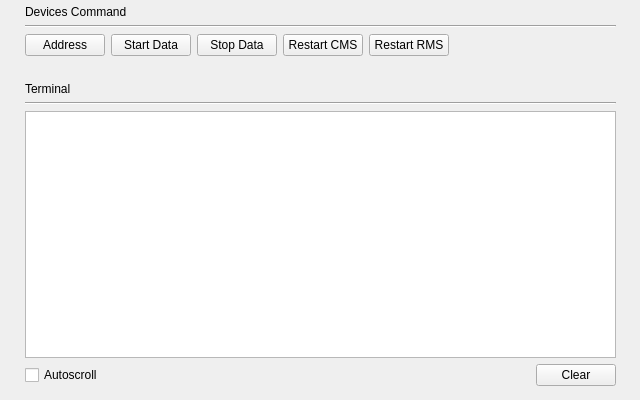
<?xml version="1.0" encoding="UTF-8"?>
<ui version="4.0">
 <class>RwDevice</class>
 <widget class="QWidget" name="RwDevice">
  <property name="windowModality">
   <enum>Qt::NonModal</enum>
  </property>
  <property name="geometry">
   <rect>
    <x>0</x>
    <y>0</y>
    <width>640</width>
    <height>400</height>
   </rect>
  </property>
  <property name="minimumSize">
   <size>
    <width>640</width>
    <height>400</height>
   </size>
  </property>
  <property name="maximumSize">
   <size>
    <width>640</width>
    <height>400</height>
   </size>
  </property>
  <property name="windowTitle">
   <string>Serial Monitor</string>
  </property>
  <property name="windowIcon">
   <iconset>
    <normaloff>resources/icons/terminal.png</normaloff>resources/icons/terminal.png</iconset>
  </property>
  <widget class="QWidget" name="gridLayoutWidget">
   <property name="geometry">
    <rect>
     <x>20</x>
     <y>0</y>
     <width>601</width>
     <height>391</height>
    </rect>
   </property>
   <layout class="QGridLayout" name="gridLayout">
    <property name="leftMargin">
     <number>5</number>
    </property>
    <property name="topMargin">
     <number>5</number>
    </property>
    <property name="rightMargin">
     <number>5</number>
    </property>
    <property name="bottomMargin">
     <number>5</number>
    </property>
    <item row="4" column="0">
     <widget class="QLabel" name="label_2">
      <property name="text">
       <string>Terminal</string>
      </property>
     </widget>
    </item>
    <item row="1" column="0">
     <widget class="Line" name="line">
      <property name="orientation">
       <enum>Qt::Horizontal</enum>
      </property>
     </widget>
    </item>
    <item row="6" column="0">
     <widget class="QPlainTextEdit" name="terminalplainTextEdit">
      <property name="enabled">
       <bool>true</bool>
      </property>
      <property name="readOnly">
       <bool>true</bool>
      </property>
     </widget>
    </item>
    <item row="0" column="0">
     <widget class="QLabel" name="label">
      <property name="text">
       <string>Devices Command</string>
      </property>
     </widget>
    </item>
    <item row="7" column="0">
     <layout class="QHBoxLayout" name="horizontalLayout_4">
      <item>
       <widget class="QCheckBox" name="autoScrollCheckBox">
        <property name="text">
         <string>Autoscroll</string>
        </property>
       </widget>
      </item>
      <item>
       <spacer name="horizontalSpacer">
        <property name="orientation">
         <enum>Qt::Horizontal</enum>
        </property>
        <property name="sizeHint" stdset="0">
         <size>
          <width>40</width>
          <height>20</height>
         </size>
        </property>
       </spacer>
      </item>
      <item>
       <widget class="QPushButton" name="clearpushButton">
        <property name="text">
         <string>Clear</string>
        </property>
       </widget>
      </item>
     </layout>
    </item>
    <item row="2" column="0">
     <layout class="QHBoxLayout" name="horizontalLayout">
      <item>
       <widget class="QPushButton" name="addresspushButton">
        <property name="text">
         <string>Address</string>
        </property>
       </widget>
      </item>
      <item>
       <widget class="QPushButton" name="startdatapushButton">
        <property name="text">
         <string>Start Data</string>
        </property>
       </widget>
      </item>
      <item>
       <widget class="QPushButton" name="stopdatapushButton">
        <property name="text">
         <string>Stop Data</string>
        </property>
       </widget>
      </item>
      <item>
       <widget class="QPushButton" name="restartcmspushButton">
        <property name="text">
         <string>Restart CMS</string>
        </property>
       </widget>
      </item>
      <item>
       <widget class="QPushButton" name="restartrmspushButton">
        <property name="text">
         <string>Restart RMS</string>
        </property>
       </widget>
      </item>
      <item>
       <spacer name="horizontalSpacer_2">
        <property name="orientation">
         <enum>Qt::Horizontal</enum>
        </property>
        <property name="sizeHint" stdset="0">
         <size>
          <width>40</width>
          <height>20</height>
         </size>
        </property>
       </spacer>
      </item>
     </layout>
    </item>
    <item row="5" column="0">
     <widget class="Line" name="line_2">
      <property name="orientation">
       <enum>Qt::Horizontal</enum>
      </property>
     </widget>
    </item>
    <item row="3" column="0">
     <spacer name="verticalSpacer">
      <property name="orientation">
       <enum>Qt::Vertical</enum>
      </property>
      <property name="sizeType">
       <enum>QSizePolicy::Fixed</enum>
      </property>
      <property name="sizeHint" stdset="0">
       <size>
        <width>20</width>
        <height>20</height>
       </size>
      </property>
     </spacer>
    </item>
   </layout>
  </widget>
 </widget>
 <resources/>
 <connections/>
</ui>
